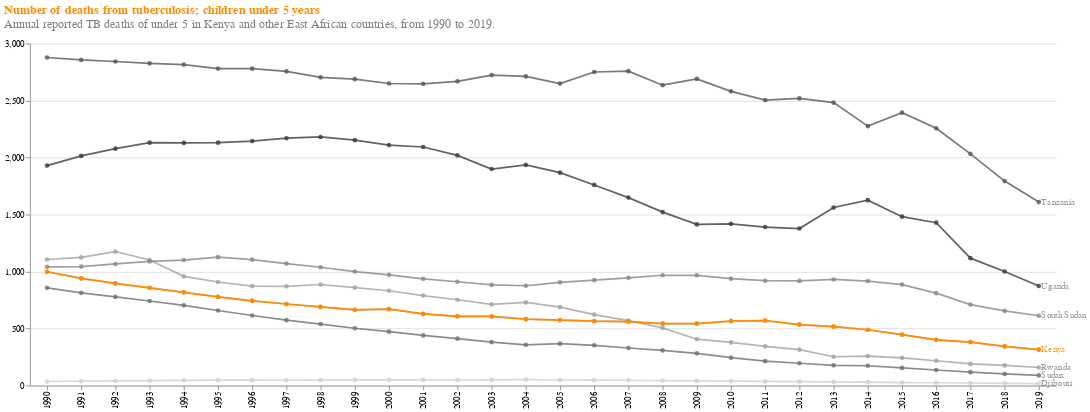

This figure's notebook cell:
### Markdown cell above
### Under five tb deaths in east africa line chart

### Code cell
linechart = alt.Chart(death_cause_df[death_cause_df.entity.str.contains('Kenya|Uganda|Tanzania|Sudan|South Sudan|Rwanda|Djibouti')]).mark_line(point=True).encode(
    alt.X('year:O'),
    alt.Y('deaths_tuberculosis_under_5_:Q', axis=alt.Axis(tickCount=6)), 
    alt.OpacityValue(0.8),
    alt.Color("entity", scale=alt.Scale(scheme="greys"), legend=None),
    #tooltip=['entity','deaths_tuberculosis_under_5_:Q']
)

kenyachart = alt.Chart(death_cause_df[death_cause_df.entity.str.contains('Kenya')], 
                  title="Under 5 deaths from Tuberculosis among Kenya and her neighbors").mark_line(point=True, color="darkorange").encode(
    alt.X('year:O'),
    alt.Y('deaths_tuberculosis_under_5_:Q', axis=alt.Axis(tickCount=6)),
    color=alt.condition(alt.datum.entity == "Kenya" , alt.value("darkorange"), alt.value("grey"))
)

country_list =['Kenya','Uganda','Tanzania','Sudan','South Sudan','Rwanda','Djibouti']

label = linechart.mark_text(dx=3, align='left').encode(alt.X('max(year):O', title=""),
                                                   alt.Y('deaths_tuberculosis_under_5_:Q',  aggregate={'argmax':'year'}, title=""),
                                                   alt.Text('entity:O'),
                                                   color=alt.condition(alt.datum.entity == "Kenya" , alt.value("darkorange"), alt.value("grey")))

(linechart + kenyachart + label).properties(width=1200, height=400,
                                            title={"text":"Number of deaths from tuberculosis; children under 5 years",
                                                   "fontSize":14,
                                                   "color":"darkorange",
                                                   "anchor":"start",
                                                   "offset":10,
                                                   "subtitle":"Annual reported TB deaths of under 5 in Kenya and other East African countries, from 1990 to 2019.",
                                                   "subtitleFontSize":14,
                                                   "subtitleColor":"gray"}
                                           ).configure_view(stroke=None)

### Figure 1 — Vega-Lite specification as saved in the notebook (floating-point values rounded to 4 significant figures; data arrays with more than 128 entries replaced by an {"elided": "..."} marker saying what was removed)
{"$schema": "https://vega.github.io/schema/vega-lite/v5.14.1.json", "config": {"view": {"continuousHeight": 300, "continuousWidth": 300, "stroke": null}}, "datasets": {"data-8df3b2ce3c2ce15608d91585717319c8": [{"deaths_congenital_birth_defects_under_5_": 3688, "deaths_diarrheal_diseases_under_5_": 12453, "deaths_drowning_under_5_": 269, "deaths_hivaids_under_5_": 6836, "deaths_lower_respiratory_infections_under_5_": 15821, "deaths_malaria_under_5_": 9707, "deaths_measles_under_5_": 7286, "deaths_meningitis_under_5_": 2772, "deaths_neonatal_encephalopathy_due_to_birth_asphyxia_and_trauma_under_5_": 5401, "deaths_neonatal_preterm_birth_under_5_": 4832, "deaths_neonatal_sepsis_and_other_neonatal_infections_under_5_": 3050, "deaths_neoplasms_under_5_": 420, "deaths_nutritional_deficiencies_under_5_": 5444, "deaths_other_neonatal_disorders_under_5_": 3855, "deaths_syphilis_under_5_": 1542, "deaths_tuberculosis_under_5_": 999, "deaths_whooping_cough_under_5_": 1210, "entity": "Kenya", "year": 1990}, {"deaths_congenital_birth_defects_under_5_": 3585, "deaths_diarrheal_diseases_under_5_": 13879, "deaths_drowning_under_5_": 250, "deaths_hivaids_under_5_": 9309, "deaths_lower_respiratory_infections_under_5_": 15066, "deaths_malaria_under_5_": 10052, "deaths_measles_under_5_": 6752, "deaths_meningitis_under_5_": 2639, "deaths_neonatal_encephalopathy_due_to_birth_asphyxia_and_trauma_under_5_": 5448, "deaths_neonatal_preterm_birth_under_5_": 4850, "deaths_neonatal_sepsis_and_other_neonatal_infections_under_5_": 3066, "deaths_neoplasms_under_5_": 402, "deaths_nutritional_deficiencies_under_5_": 5286, "deaths_other_neonatal_disorders_under_5_": 3824, "deaths_syphilis_under_5_": 1458, "deaths_tuberculosis_under_5_": 940, "deaths_whooping_cough_under_5_": 1156, "entity": "Kenya", "year": 1991}, {"deaths_congenital_birth_defects_under_5_": 3491, "deaths_diarrheal_diseases_under_5_": 15432, "deaths_drowning_under_5_": 235, "deaths_hivaids_under_5_": 11904, "deaths_lower_respiratory_infections_under_5_": 14483, "deaths_malaria_under_5_": 10161, "deaths_measles_under_5_": 6282, "deaths_meningitis_under_5_": 2519, "deaths_neonatal_encephalopathy_due_to_birth_asphyxia_and_trauma_under_5_": 5521, "deaths_neonatal_preterm_birth_under_5_": 4895, "deaths_neonatal_sepsis_and_other_neonatal_infections_under_5_": 3082, "deaths_neoplasms_under_5_": 384, "deaths_nutritional_deficiencies_under_5_": 5119, "deaths_other_neonatal_disorders_under_5_": 3814, "deaths_syphilis_under_5_": 1379, "deaths_tuberculosis_under_5_": 896, "deaths_whooping_cough_under_5_": 1115, "entity": "Kenya", "year": 1992}, {"deaths_congenital_birth_defects_under_5_": 3396, "deaths_diarrheal_diseases_under_5_": 16739, "deaths_drowning_under_5_": 216, "deaths_hivaids_under_5_": 14327, "deaths_lower_respiratory_infections_under_5_": 13949, "deaths_malaria_under_5_": 10164, "deaths_measles_under_5_": 5855, "deaths_meningitis_under_5_": 2399, "deaths_neonatal_encephalopathy_due_to_birth_asphyxia_and_trauma_under_5_": 5590, "deaths_neonatal_preterm_birth_under_5_": 4940, "deaths_neonatal_sepsis_and_other_neonatal_infections_under_5_": 3091, "deaths_neoplasms_under_5_": 367, "deaths_nutritional_deficiencies_under_5_": 4918, "deaths_other_neonatal_disorders_under_5_": 3808, "deaths_syphilis_under_5_": 1308, "deaths_tuberculosis_under_5_": 858, "deaths_whooping_cough_under_5_": 1054, "entity": "Kenya", "year": 1993}, {"deaths_congenital_birth_defects_under_5_": 3309, "deaths_diarrheal_diseases_under_5_": 17973, "deaths_drowning_under_5_": 204, "deaths_hivaids_under_5_": 16369, "deaths_lower_respiratory_infections_under_5_": 13427, "deaths_malaria_under_5_": 10163, "deaths_measles_under_5_": 5480, "deaths_meningitis_under_5_": 2284, "deaths_neonatal_encephalopathy_due_to_birth_asphyxia_and_trauma_under_5_": 5660, "deaths_neonatal_preterm_birth_under_5_": 4990, "deaths_neonatal_sepsis_and_other_neonatal_infections_under_5_": 3099, "deaths_neoplasms_under_5_": 351, "deaths_nutritional_deficiencies_under_5_": 4697, "deaths_other_neonatal_disorders_under_5_": 3809, "deaths_syphilis_under_5_": 1251, "deaths_tuberculosis_under_5_": 818, "deaths_whooping_cough_under_5_": 1043, "entity": "Kenya", "year": 1994}, {"deaths_congenital_birth_defects_under_5_": 3242, "deaths_diarrheal_diseases_under_5_": 18978, "deaths_drowning_under_5_": 191, "deaths_hivaids_under_5_": 17949, "deaths_lower_respiratory_infections_under_5_": 12927, "deaths_malaria_under_5_": 10338, "deaths_measles_under_5_": 5056, "deaths_meningitis_under_5_": 2184, "deaths_neonatal_encephalopathy_due_to_birth_asphyxia_and_trauma_under_5_": 5747, "deaths_neonatal_preterm_birth_under_5_": 5051, "deaths_neonatal_sepsis_and_other_neonatal_infections_under_5_": 3113, "deaths_neoplasms_under_5_": 338, "deaths_nutritional_deficiencies_under_5_": 4485, "deaths_other_neonatal_disorders_under_5_": 3828, "deaths_syphilis_under_5_": 1210, "deaths_tuberculosis_under_5_": 778, "deaths_whooping_cough_under_5_": 955, "entity": "Kenya", "year": 1995}, {"deaths_congenital_birth_defects_under_5_": 3206, "deaths_diarrheal_diseases_under_5_": 19129, "deaths_drowning_under_5_": 179, "deaths_hivaids_under_5_": 19041, "deaths_lower_respiratory_infections_under_5_": 12511, "deaths_malaria_under_5_": 10507, "deaths_measles_under_5_": 4782, "deaths_meningitis_under_5_": 2106, "deaths_neonatal_encephalopathy_due_to_birth_asphyxia_and_trauma_under_5_": 5862, "deaths_neonatal_preterm_birth_under_5_": 5138, "deaths_neonatal_sepsis_and_other_neonatal_infections_under_5_": 3154, "deaths_neoplasms_under_5_": 329, "deaths_nutritional_deficiencies_under_5_": 4275, "deaths_other_neonatal_disorders_under_5_": 3847, "deaths_syphilis_under_5_": 1183, "deaths_tuberculosis_under_5_": 743, "deaths_whooping_cough_under_5_": 938, "entity": "Kenya", "year": 1996}, {"deaths_congenital_birth_defects_under_5_": 3182, "deaths_diarrheal_diseases_under_5_": 19622, "deaths_drowning_under_5_": 171, "deaths_hivaids_under_5_": 19693, "deaths_lower_respiratory_infections_under_5_": 12184, "deaths_malaria_under_5_": 10521, "deaths_measles_under_5_": 4570, "deaths_meningitis_under_5_": 2037, "deaths_neonatal_encephalopathy_due_to_birth_asphyxia_and_trauma_under_5_": 6003, "deaths_neonatal_preterm_birth_under_5_": 5250, "deaths_neonatal_sepsis_and_other_neonatal_infections_under_5_": 3209, "deaths_neoplasms_under_5_": 321, "deaths_nutritional_deficiencies_under_5_": 4046, "deaths_other_neonatal_disorders_under_5_": 3883, "deaths_syphilis_under_5_": 1164, "deaths_tuberculosis_under_5_": 716, "deaths_whooping_cough_under_5_": 961, "entity": "Kenya", "year": 1997}, {"deaths_congenital_birth_defects_under_5_": 3156, "deaths_diarrheal_diseases_under_5_": 19733, "deaths_drowning_under_5_": 159, "deaths_hivaids_under_5_": 19907, "deaths_lower_respiratory_infections_under_5_": 11848, "deaths_malaria_under_5_": 10543, "deaths_measles_under_5_": 4392, "deaths_meningitis_under_5_": 1963, "deaths_neonatal_encephalopathy_due_to_birth_asphyxia_and_trauma_under_5_": 6140, "deaths_neonatal_preterm_birth_under_5_": 5358, "deaths_neonatal_sepsis_and_other_neonatal_infections_under_5_": 3265, "deaths_neoplasms_under_5_": 313, "deaths_nutritional_deficiencies_under_5_": 3786, "deaths_other_neonatal_disorders_under_5_": 3917, "deaths_syphilis_under_5_": 1143, "deaths_tuberculosis_under_5_": 690, "deaths_whooping_cough_under_5_": 921, "entity": "Kenya", "year": 1998}, {"deaths_congenital_birth_defects_under_5_": 3140, "deaths_diarrheal_diseases_under_5_": 19122, "deaths_drowning_under_5_": 149, "deaths_hivaids_under_5_": 19786, "deaths_lower_respiratory_infections_under_5_": 11501, "deaths_malaria_under_5_": 10566, "deaths_measles_under_5_": 4267, "deaths_meningitis_under_5_": 1902, "deaths_neonatal_encephalopathy_due_to_birth_asphyxia_and_trauma_under_5_": 6267, "deaths_neonatal_preterm_birth_under_5_": 5475, "deaths_neonatal_sepsis_and_other_neonatal_infections_under_5_": 3326, "deaths_neoplasms_under_5_": 307, "deaths_nutritional_deficiencies_under_5_": 3540, "deaths_other_neonatal_disorders_under_5_": 3953, "deaths_syphilis_under_5_": 1127, "deaths_tuberculosis_under_5_": 665, "deaths_whooping_cough_under_5_": 1011, "entity": "Kenya", "year": 1999}, {"deaths_congenital_birth_defects_under_5_": 3220, "deaths_diarrheal_diseases_under_5_": 17984, "deaths_drowning_under_5_": 148, "deaths_hivaids_under_5_": 19465, "deaths_lower_respiratory_infections_under_5_": 11579, "deaths_malaria_under_5_": 8978, "deaths_measles_under_5_": 4059, "deaths_meningitis_under_5_": 1919, "deaths_neonatal_encephalopathy_due_to_birth_asphyxia_and_trauma_under_5_": 6404, "deaths_neonatal_preterm_birth_under_5_": 5579, "deaths_neonatal_sepsis_and_other_neonatal_infections_under_5_": 3407, "deaths_neoplasms_under_5_": 316, "deaths_nutritional_deficiencies_under_5_": 3513, "deaths_other_neonatal_disorders_under_5_": 4006, "deaths_syphilis_under_5_": 1153, "deaths_tuberculosis_under_5_": 671, "deaths_whooping_cough_under_5_": 1077, "entity": "Kenya", "year": 2000}, {"deaths_congenital_birth_defects_under_5_": 3235, "deaths_diarrheal_diseases_under_5_": 16731, "deaths_drowning_under_5_": 141, "deaths_hivaids_under_5_": 18926, "deaths_lower_respiratory_infections_under_5_": 11075, "deaths_malaria_under_5_": 10030, "deaths_measles_under_5_": 3852, "deaths_meningitis_under_5_": 1729, "deaths_neonatal_encephalopathy_due_to_birth_asphyxia_and_trauma_under_5_": 6538, "deaths_neonatal_preterm_birth_under_5_": 5659, "deaths_neonatal_sepsis_and_other_neonatal_infections_under_5_": 3471, "deaths_neoplasms_under_5_": 305, "deaths_nutritional_deficiencies_under_5_": 3229, "deaths_other_neonatal_disorders_under_5_": 4020, "deaths_syphilis_under_5_": 1188, "deaths_tuberculosis_under_5_": 629, "deaths_whooping_cough_under_5_": 1101, "entity": "Kenya", "year": 2001}, {"deaths_congenital_birth_defects_under_5_": 3317, "deaths_diarrheal_diseases_under_5_": 15854, "deaths_drowning_under_5_": 140, "deaths_hivaids_under_5_": 18245, "deaths_lower_respiratory_infections_under_5_": 10913, "deaths_malaria_under_5_": 9545, "deaths_measles_under_5_": 3941, "deaths_meningitis_under_5_": 1718, "deaths_neonatal_encephalopathy_due_to_birth_asphyxia_and_trauma_under_5_": 6599, "deaths_neonatal_preterm_birth_under_5_": 5782, "deaths_neonatal_sepsis_and_other_neonatal_infections_under_5_": 3577, "deaths_neoplasms_under_5_": 306, "deaths_nutritional_deficiencies_under_5_": 3084, "deaths_other_neonatal_disorders_under_5_": 4085, "deaths_syphilis_under_5_": 1226, "deaths_tuberculosis_under_5_": 608, "deaths_whooping_cough_under_5_": 1118, "entity": "Kenya", "year": 2002}, {"deaths_congenital_birth_defects_under_5_": 3409, "deaths_diarrheal_diseases_under_5_": 16518, "deaths_drowning_under_5_": 147, "deaths_hivaids_under_5_": 17418, "deaths_lower_respiratory_infections_under_5_": 11009, "deaths_malaria_under_5_": 10252, "deaths_measles_under_5_": 823, "deaths_meningitis_under_5_": 1750, "deaths_neonatal_encephalopathy_due_to_birth_asphyxia_and_trauma_under_5_": 6993, "deaths_neonatal_preterm_birth_under_5_": 5554, "deaths_neonatal_sepsis_and_other_neonatal_infections_under_5_": 3511, "deaths_neoplasms_under_5_": 320, "deaths_nutritional_deficiencies_under_5_": 3092, "deaths_other_neonatal_disorders_under_5_": 3965, "deaths_syphilis_under_5_": 1242, "deaths_tuberculosis_under_5_": 607, "deaths_whooping_cough_under_5_": 1077, "entity": "Kenya", "year": 2003}, {"deaths_congenital_birth_defects_under_5_": 3463, "deaths_diarrheal_diseases_under_5_": 16422, "deaths_drowning_under_5_": 145, "deaths_hivaids_under_5_": 16282, "deaths_lower_respiratory_infections_under_5_": 10850, "deaths_malaria_under_5_": 9410, "deaths_measles_under_5_": 600, "deaths_meningitis_under_5_": 1734, "deaths_neonatal_encephalopathy_due_to_birth_asphyxia_and_trauma_under_5_": 7231, "deaths_neonatal_preterm_birth_under_5_": 5461, "deaths_neonatal_sepsis_and_other_neonatal_infections_under_5_": 3510, "deaths_neoplasms_under_5_": 320, "deaths_nutritional_deficiencies_under_5_": 3100, "deaths_other_neonatal_disorders_under_5_": 3936, "deaths_syphilis_under_5_": 1254, "deaths_tuberculosis_under_5_": 583, "deaths_whooping_cough_under_5_": 1066, "entity": "Kenya", "year": 2004}, {"deaths_congenital_birth_defects_under_5_": 3571, "deaths_diarrheal_diseases_under_5_": 16331, "deaths_drowning_under_5_": 147, "deaths_hivaids_under_5_": 14982, "deaths_lower_respiratory_infections_under_5_": 10895, "deaths_malaria_under_5_": 7796, "deaths_measles_under_5_": 761, "deaths_meningitis_under_5_": 1770, "deaths_neonatal_encephalopathy_due_to_birth_asphyxia_and_trauma_under_5_": 7466, "deaths_neonatal_preterm_birth_under_5_": 5367, "deaths_neonatal_sepsis_and_other_neonatal_infections_under_5_": 3508, "deaths_neoplasms_under_5_": 327, "deaths_nutritional_deficiencies_under_5_": 3043, "deaths_other_neonatal_disorders_under_5_": 3916, "deaths_syphilis_under_5_": 1280, "deaths_tuberculosis_under_5_": 575, "deaths_whooping_cough_under_5_": 1089, "entity": "Kenya", "year": 2005}, {"deaths_congenital_birth_defects_under_5_": 3650, "deaths_diarrheal_diseases_under_5_": 16380, "deaths_drowning_under_5_": 153, "deaths_hivaids_under_5_": 13669, "deaths_lower_respiratory_infections_under_5_": 10858, "deaths_malaria_under_5_": 6349, "deaths_measles_under_5_": 1051, "deaths_meningitis_under_5_": 1802, "deaths_neonatal_encephalopathy_due_to_birth_asphyxia_and_trauma_under_5_": 7654, "deaths_neonatal_preterm_birth_under_5_": 5337, "deaths_neonatal_sepsis_and_other_neonatal_infections_under_5_": 3517, "deaths_neoplasms_under_5_": 338, "deaths_nutritional_deficiencies_under_5_": 3031, "deaths_other_neonatal_disorders_under_5_": 3911, "deaths_syphilis_under_5_": 1253, "deaths_tuberculosis_under_5_": 565, "deaths_whooping_cough_under_5_": 1044, "entity": "Kenya", "year": 2006}, {"deaths_congenital_birth_defects_under_5_": 3707, "deaths_diarrheal_diseases_under_5_": 16556, "deaths_drowning_under_5_": 157, "deaths_hivaids_under_5_": 11345, "deaths_lower_respiratory_infections_under_5_": 10835, "deaths_malaria_under_5_": 5655, "deaths_measles_under_5_": 874, "deaths_meningitis_under_5_": 1833, "deaths_neonatal_encephalopathy_due_to_birth_asphyxia_and_trauma_under_5_": 7682, "deaths_neonatal_preterm_birth_under_5_": 5294, "deaths_neonatal_sepsis_and_other_neonatal_infections_under_5_": 3532, "deaths_neoplasms_under_5_": 354, "deaths_nutritional_deficiencies_under_5_": 2987, "deaths_other_neonatal_disorders_under_5_": 3920, "deaths_syphilis_under_5_": 1161, "deaths_tuberculosis_under_5_": 562, "deaths_whooping_cough_under_5_": 1020, "entity": "Kenya", "year": 2007}, {"deaths_congenital_birth_defects_under_5_": 3691, "deaths_diarrheal_diseases_under_5_": 16206, "deaths_drowning_under_5_": 155, "deaths_hivaids_under_5_": 9123, "deaths_lower_respiratory_infections_under_5_": 10551, "deaths_malaria_under_5_": 5017, "deaths_measles_under_5_": 1946, "deaths_meningitis_under_5_": 1772, "deaths_neonatal_encephalopathy_due_to_birth_asphyxia_and_trauma_under_5_": 7719, "deaths_neonatal_preterm_birth_under_5_": 5207, "deaths_neonatal_sepsis_and_other_neonatal_infections_under_5_": 3530, "deaths_neoplasms_under_5_": 358, "deaths_nutritional_deficiencies_under_5_": 2852, "deaths_other_neonatal_disorders_under_5_": 3910, "deaths_syphilis_under_5_": 1025, "deaths_tuberculosis_under_5_": 544, "deaths_whooping_cough_under_5_": 1009, "entity": "Kenya", "year": 2008}, {"deaths_congenital_birth_defects_under_5_": 3735, "deaths_diarrheal_diseases_under_5_": 16214, "deaths_drowning_under_5_": 162, "deaths_hivaids_under_5_": 8065, "deaths_lower_respiratory_infections_under_5_": 10450, "deaths_malaria_under_5_": 4114, "deaths_measles_under_5_": 2127, "deaths_meningitis_under_5_": 1781, "deaths_neonatal_encephalopathy_due_to_birth_asphyxia_and_trauma_under_5_": 7661, "deaths_neonatal_preterm_birth_under_5_": 5197, "deaths_neonatal_sepsis_and_other_neonatal_infections_under_5_": 3554, "deaths_neoplasms_under_5_": 372, "deaths_nutritional_deficiencies_under_5_": 2829, "deaths_other_neonatal_disorders_under_5_": 3972, "deaths_syphilis_under_5_": 913, "deaths_tuberculosis_under_5_": 543, "deaths_whooping_cough_under_5_": 936, "entity": "Kenya", "year": 2009}, {"deaths_congenital_birth_defects_under_5_": 3859, "deaths_diarrheal_diseases_under_5_": 15997, "deaths_drowning_under_5_": 179, "deaths_hivaids_under_5_": 7105, "deaths_lower_respiratory_infections_under_5_": 10611, "deaths_malaria_under_5_": 2557, "deaths_measles_under_5_": 1373, "deaths_meningitis_under_5_": 1863, "deaths_neonatal_encephalopathy_due_to_birth_asphyxia_and_trauma_under_5_": 7627, "deaths_neonatal_preterm_birth_under_5_": 5193, "deaths_neonatal_sepsis_and_other_neonatal_infections_under_5_": 3596, "deaths_neoplasms_under_5_": 410, "deaths_nutritional_deficiencies_under_5_": 2986, "deaths_other_neonatal_disorders_under_5_": 4041, "deaths_syphilis_under_5_": 872, "deaths_tuberculosis_under_5_": 565, "deaths_whooping_cough_under_5_": 1062, "entity": "Kenya", "year": 2010}, {"deaths_congenital_birth_defects_under_5_": 3955, "deaths_diarrheal_diseases_under_5_": 15566, "deaths_drowning_under_5_": 188, "deaths_hivaids_under_5_": 6336, "deaths_lower_respiratory_infections_under_5_": 10384, "deaths_malaria_under_5_": 1411, "deaths_measles_under_5_": 1572, "deaths_meningitis_under_5_": 1323, "deaths_neonatal_encephalopathy_due_to_birth_asphyxia_and_trauma_under_5_": 7633, "deaths_neonatal_preterm_birth_under_5_": 5197, "deaths_neonatal_sepsis_and_other_neonatal_infections_under_5_": 3643, "deaths_neoplasms_under_5_": 433, "deaths_nutritional_deficiencies_under_5_": 3101, "deaths_other_neonatal_disorders_under_5_": 4093, "deaths_syphilis_under_5_": 880, "deaths_tuberculosis_under_5_": 570, "deaths_whooping_cough_under_5_": 1051, "entity": "Kenya", "year": 2011}, {"deaths_congenital_birth_defects_under_5_": 3893, "deaths_diarrheal_diseases_under_5_": 14391, "deaths_drowning_under_5_": 184, "deaths_hivaids_under_5_": 5895, "deaths_lower_respiratory_infections_under_5_": 9811, "deaths_malaria_under_5_": 1203, "deaths_measles_under_5_": 2448, "deaths_meningitis_under_5_": 1256, "deaths_neonatal_encephalopathy_due_to_birth_asphyxia_and_trauma_under_5_": 7593, "deaths_neonatal_preterm_birth_under_5_": 5159, "deaths_neonatal_sepsis_and_other_neonatal_infections_under_5_": 3631, "deaths_neoplasms_under_5_": 425, "deaths_nutritional_deficiencies_under_5_": 2991, "deaths_other_neonatal_disorders_under_5_": 4098, "deaths_syphilis_under_5_": 871, "deaths_tuberculosis_under_5_": 535, "deaths_whooping_cough_under_5_": 990, "entity": "Kenya", "year": 2012}, {"deaths_congenital_birth_defects_under_5_": 3841, "deaths_diarrheal_diseases_under_5_": 13485, "deaths_drowning_under_5_": 179, "deaths_hivaids_under_5_": 5409, "deaths_lower_respiratory_infections_under_5_": 9389, "deaths_malaria_under_5_": 2060, "deaths_measles_under_5_": 1507, "deaths_meningitis_under_5_": 1217, "deaths_neonatal_encephalopathy_due_to_birth_asphyxia_and_trauma_under_5_": 7530, "deaths_neonatal_preterm_birth_under_5_": 5092, "deaths_neonatal_sepsis_and_other_neonatal_infections_under_5_": 3601, "deaths_neoplasms_under_5_": 425, "deaths_nutritional_deficiencies_under_5_": 2952, "deaths_other_neonatal_disorders_under_5_": 4083, "deaths_syphilis_under_5_": 861, "deaths_tuberculosis_under_5_": 517, "deaths_whooping_cough_under_5_": 991, "entity": "Kenya", "year": 2013}, {"deaths_congenital_birth_defects_under_5_": 3760, "deaths_diarrheal_diseases_under_5_": 12181, "deaths_drowning_under_5_": 165, "deaths_hivaids_under_5_": 4856, "deaths_lower_respiratory_infections_under_5_": 8910, "deaths_malaria_under_5_": 2680, "deaths_measles_under_5_": 1498, "deaths_meningitis_under_5_": 1175, "deaths_neonatal_encephalopathy_due_to_birth_asphyxia_and_trauma_under_5_": 7467, "deaths_neonatal_preterm_birth_under_5_": 5014, "deaths_neonatal_sepsis_and_other_neonatal_infections_under_5_": 3575, "deaths_neoplasms_under_5_": 412, "deaths_nutritional_deficiencies_under_5_": 2857, "deaths_other_neonatal_disorders_under_5_": 4070, "deaths_syphilis_under_5_": 849, "deaths_tuberculosis_under_5_": 490, "deaths_whooping_cough_under_5_": 1016, "entity": "Kenya", "year": 2014}, {"deaths_congenital_birth_defects_under_5_": 3614, "deaths_diarrheal_diseases_under_5_": 10964, "deaths_drowning_under_5_": 153, "deaths_hivaids_under_5_": 4390, "deaths_lower_respiratory_infections_under_5_": 8232, "deaths_malaria_under_5_": 3031, "deaths_measles_under_5_": 2052, "deaths_meningitis_under_5_": 1112, "deaths_neonatal_encephalopathy_due_to_birth_asphyxia_and_trauma_under_5_": 7342, "deaths_neonatal_preterm_birth_under_5_": 4877, "deaths_neonatal_sepsis_and_other_neonatal_infections_under_5_": 3528, "deaths_neoplasms_under_5_": 390, "deaths_nutritional_deficiencies_under_5_": 2699, "deaths_other_neonatal_disorders_under_5_": 4015, "deaths_syphilis_under_5_": 838, "deaths_tuberculosis_under_5_": 447, "deaths_whooping_cough_under_5_": 956, "entity": "Kenya", "year": 2015}, {"deaths_congenital_birth_defects_under_5_": 3465, "deaths_diarrheal_diseases_under_5_": 9736, "deaths_drowning_under_5_": 139, "deaths_hivaids_under_5_": 3924, "deaths_lower_respiratory_infections_under_5_": 7548, "deaths_malaria_under_5_": 3818, "deaths_measles_under_5_": 2009, "deaths_meningitis_under_5_": 1047, "deaths_neonatal_encephalopathy_due_to_birth_asphyxia_and_trauma_under_5_": 7233, "deaths_neonatal_preterm_birth_under_5_": 4748, "deaths_neonatal_sepsis_and_other_neonatal_infections_under_5_": 3469, "deaths_neoplasms_under_5_": 371, "deaths_nutritional_deficiencies_under_5_": 2579, "deaths_other_neonatal_disorders_under_5_": 3967, "deaths_syphilis_under_5_": 839, "deaths_tuberculosis_under_5_": 402, "deaths_whooping_cough_under_5_": 950, "entity": "Kenya", "year": 2016}, {"deaths_congenital_birth_defects_under_5_": 3381, "deaths_diarrheal_diseases_under_5_": 9117, "deaths_drowning_under_5_": 138, "deaths_hivaids_under_5_": 3353, "deaths_lower_respiratory_infections_under_5_": 7107, "deaths_malaria_under_5_": 4498, "deaths_measles_under_5_": 372, "deaths_meningitis_under_5_": 1041, "deaths_neonatal_encephalopathy_due_to_birth_asphyxia_and_trauma_under_5_": 7105, "deaths_neonatal_preterm_birth_under_5_": 4578, "deaths_neonatal_sepsis_and_other_neonatal_infections_under_5_": 3410, "deaths_neoplasms_under_5_": 374, "deaths_nutritional_deficiencies_under_5_": 2698, "deaths_other_neonatal_disorders_under_5_": 3909, "deaths_syphilis_under_5_": 847, "deaths_tuberculosis_under_5_": 382, "deaths_whooping_cough_under_5_": 1000, "entity": "Kenya", "year": 2017}, {"deaths_congenital_birth_defects_under_5_": 3287, "deaths_diarrheal_diseases_under_5_": 8409, "deaths_drowning_under_5_": 130, "deaths_hivaids_under_5_": 2806, "deaths_lower_respiratory_infections_under_5_": 6638, "deaths_malaria_under_5_": 4653, "deaths_measles_under_5_": 330, "deaths_meningitis_under_5_": 966, "deaths_neonatal_encephalopathy_due_to_birth_asphyxia_and_trauma_under_5_": 6852, "deaths_neonatal_preterm_birth_under_5_": 4456, "deaths_neonatal_sepsis_and_other_neonatal_infections_under_5_": 3330, "deaths_neoplasms_under_5_": 360, "deaths_nutritional_deficiencies_under_5_": 2415, "deaths_other_neonatal_disorders_under_5_": 3807, "deaths_syphilis_under_5_": 866, "deaths_tuberculosis_under_5_": 344, "deaths_whooping_cough_under_5_": 955, "entity": "Kenya", "year": 2018}, {"deaths_congenital_birth_defects_under_5_": 3239, "deaths_diarrheal_diseases_under_5_": 7847, "deaths_drowning_under_5_": 123, "deaths_hivaids_under_5_": 2540, "deaths_lower_respiratory_infections_under_5_": 6307, "deaths_malaria_under_5_": 4618, "deaths_measles_under_5_": 369, "deaths_meningitis_under_5_": 916, "deaths_neonatal_encephalopathy_due_to_birth_asphyxia_and_trauma_under_5_": 6686, "deaths_neonatal_preterm_birth_under_5_": 4362, "deaths_neonatal_sepsis_and_other_neonatal_infections_under_5_": 3313, "deaths_neoplasms_under_5_": 350, "deaths_nutritional_deficiencies_under_5_": 2229, "deaths_other_neonatal_disorders_under_5_": 3746, "deaths_syphilis_under_5_": 899, "deaths_tuberculosis_under_5_": 316, "deaths_whooping_cough_under_5_": 962, "entity": "Kenya", "year": 2019}], "data-e3cb4f07d9f61f08d3ac355056052134": {"elided": "210 records"}}, "height": 400, "layer": [{"data": {"name": "data-e3cb4f07d9f61f08d3ac355056052134"}, "encoding": {"color": {"field": "entity", "legend": null, "scale": {"scheme": "greys"}, "type": "nominal"}, "opacity": {"value": 0.8}, "x": {"field": "year", "type": "ordinal"}, "y": {"axis": {"tickCount": 6}, "field": "deaths_tuberculosis_under_5_", "type": "quantitative"}}, "mark": {"point": true, "type": "line"}}, {"data": {"name": "data-8df3b2ce3c2ce15608d91585717319c8"}, "encoding": {"color": {"condition": {"test": "(datum.entity === 'Kenya')", "value": "darkorange"}, "value": "grey"}, "x": {"field": "year", "type": "ordinal"}, "y": {"axis": {"tickCount": 6}, "field": "deaths_tuberculosis_under_5_", "type": "quantitative"}}, "mark": {"color": "darkorange", "point": true, "type": "line"}, "title": "Under 5 deaths from Tuberculosis among Kenya and her neighbors"}, {"data": {"name": "data-e3cb4f07d9f61f08d3ac355056052134"}, "encoding": {"color": {"condition": {"test": "(datum.entity === 'Kenya')", "value": "darkorange"}, "value": "grey"}, "opacity": {"value": 0.8}, "text": {"field": "entity", "type": "ordinal"}, "x": {"aggregate": "max", "field": "year", "title": "", "type": "ordinal"}, "y": {"aggregate": {"argmax": "year"}, "field": "deaths_tuberculosis_under_5_", "title": "", "type": "quantitative"}}, "mark": {"align": "left", "dx": 3, "type": "text"}}], "title": {"anchor": "start", "color": "darkorange", "fontSize": 14, "offset": 10, "subtitle": "Annual reported TB deaths of under 5 in Kenya and other East African countries, from 1990 to 2019.", "subtitleColor": "gray", "subtitleFontSize": 14, "text": "Number of deaths from tuberculosis; children under 5 years"}, "width": 1200}
